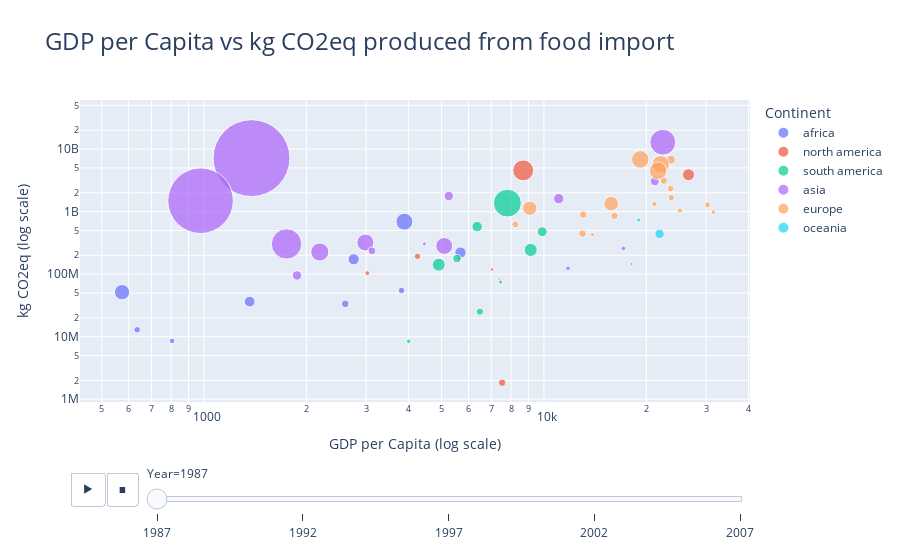

The code cell stored with this chart in its notebook:
### Code cell
# Create a moving bubble chart
fig = px.scatter(co2_mx_merged.sort_values(by='Year'),  
                 #x="gdpPercap", 
                 y="kg_CO2eq_tonne-km", 
                 size="pop", 
                 color="continent_from", 
                 hover_name="country_from", 
                 log_x=True,
                 log_y=True, 
                 size_max=60, 
                 animation_frame="Year", 
                 animation_group="country_from",
                 title="GDP per Capita vs kg CO2eq produced from food import")

# Update layout for better visualization
fig.update_layout(xaxis_title='GDP per Capita (log scale)',
                  yaxis_title='kg CO2eq (log scale)',
                  legend_title='Continent',
                  title_font_size=24)

# Show the figure
fig.show()

### Figure 1 — Plotly figure (JSON) as saved in the notebook; plotly's stock layout.template omitted (floating-point values rounded to 4 significant figures)
{"data": [{"hovertemplate": "<b>%{hovertext}</b><br><br>continent_from=africa<br>Year=1987<br>gdpPercap=%{x}<br>kg_CO2eq_tonne-km=%{y}<br>pop=%{marker.size}<extra></extra>", "hovertext": ["egypt", "ethiopia", "morocco", "guinea", "cameroon", "algeria", "kenya", "djibouti", "libya", "malawi", "tunisia"], "ids": ["egypt", "ethiopia", "morocco", "guinea", "cameroon", "algeria", "kenya", "djibouti", "libya", "malawi", "tunisia"], "legendgroup": "africa", "marker": {"color": "#636efa", "size": [52799062, 42999530, 22987397, 5650262, 10780667, 23254956, 21198082, 311025, 3799845, 7824747, 7724976], "sizemode": "area", "sizeref": 366300.0, "symbol": "circle"}, "mode": "markers", "name": "africa", "orientation": "v", "showlegend": true, "type": "scatter", "x": [3885.0, 573.7, 2755.0, 805.6, 2603.0, 5681.0, 1362.0, 2880.0, 11770.0, 635.5, 3810.0], "xaxis": "x", "y": [691000000.0, 51530000.0, 173100000.0, 8563000.0, 33520000.0, 221400000.0, 36470000.0, 7953000.0, 124200000.0, 12900000.0, 54900000.0], "yaxis": "y"}, {"hovertemplate": "<b>%{hovertext}</b><br><br>continent_from=north america<br>Year=1987<br>gdpPercap=%{x}<br>kg_CO2eq_tonne-km=%{y}<br>pop=%{marker.size}<extra></extra>", "hovertext": ["mexico", "honduras", "guatemala", "costa rica", "panama", "canada", "cuba", "trinidad and tobago"], "ids": ["mexico", "honduras", "guatemala", "costa rica", "panama", "canada", "cuba", "trinidad and tobago"], "legendgroup": "north america", "marker": {"color": "#EF553B", "size": [80122492, 4372203, 7326406, 2799811, 2253639, 26549700, 10239839, 1191336], "sizemode": "area", "sizeref": 366300.0, "symbol": "circle"}, "mode": "markers", "name": "north america", "orientation": "v", "showlegend": true, "type": "scatter", "x": [8688.0, 3023.0, 4246.0, 5630.0, 7035.0, 26630.0, 7533.0, 7389.0], "xaxis": "x", "y": [4566000000.0, 103900000.0, 192500000.0, 179000000.0, 118900000.0, 3886000000.0, 1836000.0, 83490000.0], "yaxis": "y"}, {"hovertemplate": "<b>%{hovertext}</b><br><br>continent_from=south america<br>Year=1987<br>gdpPercap=%{x}<br>kg_CO2eq_tonne-km=%{y}<br>pop=%{marker.size}<extra></extra>", "hovertext": ["brazil", "paraguay", "colombia", "chile", "venezuela", "argentina", "uruguay", "ecuador", "peru"], "ids": ["brazil", "paraguay", "colombia", "chile", "venezuela", "argentina", "uruguay", "ecuador", "peru"], "legendgroup": "south america", "marker": {"color": "#00cc96", "size": [142938076, 3886512, 30964245, 12463354, 17910182, 31620918, 3045153, 9545158, 20195924], "sizemode": "area", "sizeref": 366300.0, "symbol": "circle"}, "mode": "markers", "name": "south america", "orientation": "v", "showlegend": true, "type": "scatter", "x": [7807.0, 3999.0, 4903.0, 5547.0, 9884.0, 9140.0, 7452.0, 6482.0, 6361.0], "xaxis": "x", "y": [1368000000.0, 8428000.0, 141800000.0, 177800000.0, 476400000.0, 244100000.0, 74620000.0, 25120000.0, 576200000.0], "yaxis": "y"}, {"hovertemplate": "<b>%{hovertext}</b><br><br>continent_from=asia<br>Year=1987<br>gdpPercap=%{x}<br>kg_CO2eq_tonne-km=%{y}<br>pop=%{marker.size}<extra></extra>", "hovertext": ["thailand", "taiwan", "syria", "philippines", "oman", "china", "saudi arabia", "sri lanka", "japan", "israel", "jordan", "indonesia", "malaysia", "india", "turkey"], "ids": ["thailand", "taiwan", "syria", "philippines", "oman", "china", "saudi arabia", "sri lanka", "japan", "israel", "jordan", "indonesia", "malaysia", "india", "turkey"], "legendgroup": "asia", "marker": {"color": "#ab63fa", "size": [52910342, 19757799, 11242847, 60017788, 1593882, 1084035000, 14619745, 16495304, 122091325, 4203148, 2820042, 169276000, 16331785, 788000000, 52881328], "sizemode": "area", "sizeref": 366300.0, "symbol": "circle"}, "mode": "markers", "name": "asia", "orientation": "v", "showlegend": true, "type": "scatter", "x": [2983.0, 11050.0, 3117.0, 2190.0, 18120.0, 1379.0, 21200.0, 1877.0, 22380.0, 17120.0, 4449.0, 1748.0, 5250.0, 976.5, 5089.0], "xaxis": "x", "y": [320200000.0, 1614000000.0, 236400000.0, 226200000.0, 145800000.0, 7176000000.0, 3051000000.0, 95460000.0, 12880000000.0, 257600000.0, 305500000.0, 304400000.0, 1778000000.0, 1494000000.0, 282600000.0], "yaxis": "y"}, {"hovertemplate": "<b>%{hovertext}</b><br><br>continent_from=europe<br>Year=1987<br>gdpPercap=%{x}<br>kg_CO2eq_tonne-km=%{y}<br>pop=%{marker.size}<extra></extra>", "hovertext": ["bulgaria", "switzerland", "netherlands", "finland", "spain", "norway", "france", "greece", "sweden", "hungary", "ireland", "poland", "austria", "italy", "belgium", "portugal", "iceland", "united kingdom", "denmark"], "ids": ["bulgaria", "switzerland", "netherlands", "finland", "spain", "norway", "france", "greece", "sweden", "hungary", "ireland", "poland", "austria", "italy", "belgium", "portugal", "iceland", "united kingdom", "denmark"], "legendgroup": "europe", "marker": {"color": "#FFA15A", "size": [8971958, 6649942, 14665278, 4931729, 38880702, 4186147, 55630100, 9974490, 8421403, 10612740, 3539900, 37740710, 7578903, 56729703, 9870200, 9915289, 244676, 56981620, 5127024], "sizemode": "area", "sizeref": 366300.0, "symbol": "circle"}, "mode": "markers", "name": "europe", "orientation": "v", "showlegend": true, "type": "scatter", "x": [8240.0, 30280.0, 23650.0, 21140.0, 15760.0, 31540.0, 22070.0, 16120.0, 23590.0, 12990.0, 13870.0, 9082.0, 23690.0, 19210.0, 22530.0, 13040.0, 26920.0, 21660.0, 25120.0], "xaxis": "x", "y": [623900000.0, 1282000000.0, 6765000000.0, 1328000000.0, 1342000000.0, 982100000.0, 5723000000.0, 856500000.0, 2339000000.0, 445000000.0, 428200000.0, 1133000000.0, 1676000000.0, 6836000000.0, 3117000000.0, 896900000.0, 37090000.0, 4509000000.0, 1042000000.0], "yaxis": "y"}, {"hovertemplate": "<b>%{hovertext}</b><br><br>continent_from=oceania<br>Year=1987<br>gdpPercap=%{x}<br>kg_CO2eq_tonne-km=%{y}<br>pop=%{marker.size}<extra></extra>", "hovertext": ["new zealand", "australia"], "ids": ["new zealand", "australia"], "legendgroup": "oceania", "marker": {"color": "#19d3f3", "size": [3317166, 16257249], "sizemode": "area", "sizeref": 366300.0, "symbol": "circle"}, "mode": "markers", "name": "oceania", "orientation": "v", "showlegend": true, "type": "scatter", "x": [19010.0, 21890.0], "xaxis": "x", "y": [735300000.0, 441600000.0], "yaxis": "y"}], "layout": {"legend": {"itemsizing": "constant", "title": {"text": "Continent"}, "tracegroupgap": 0}, "sliders": [{"active": 0, "currentvalue": {"prefix": "Year="}, "len": 0.9, "pad": {"b": 10, "t": 60}, "steps": [{"args": [["1987"], {"frame": {"duration": 0, "redraw": false}, "fromcurrent": true, "mode": "immediate", "transition": {"duration": 0, "easing": "linear"}}], "label": "1987", "method": "animate"}, {"args": [["1992"], {"frame": {"duration": 0, "redraw": false}, "fromcurrent": true, "mode": "immediate", "transition": {"duration": 0, "easing": "linear"}}], "label": "1992", "method": "animate"}, {"args": [["1997"], {"frame": {"duration": 0, "redraw": false}, "fromcurrent": true, "mode": "immediate", "transition": {"duration": 0, "easing": "linear"}}], "label": "1997", "method": "animate"}, {"args": [["2002"], {"frame": {"duration": 0, "redraw": false}, "fromcurrent": true, "mode": "immediate", "transition": {"duration": 0, "easing": "linear"}}], "label": "2002", "method": "animate"}, {"args": [["2007"], {"frame": {"duration": 0, "redraw": false}, "fromcurrent": true, "mode": "immediate", "transition": {"duration": 0, "easing": "linear"}}], "label": "2007", "method": "animate"}], "x": 0.1, "xanchor": "left", "y": 0, "yanchor": "top"}], "title": {"font": {"size": 24}, "text": "GDP per Capita vs kg CO2eq produced from food import"}, "updatemenus": [{"buttons": [{"args": [null, {"frame": {"duration": 500, "redraw": false}, "fromcurrent": true, "mode": "immediate", "transition": {"duration": 500, "easing": "linear"}}], "label": "&#9654;", "method": "animate"}, {"args": [[null], {"frame": {"duration": 0, "redraw": false}, "fromcurrent": true, "mode": "immediate", "transition": {"duration": 0, "easing": "linear"}}], "label": "&#9724;", "method": "animate"}], "direction": "left", "pad": {"r": 10, "t": 70}, "showactive": false, "type": "buttons", "x": 0.1, "xanchor": "right", "y": 0, "yanchor": "top"}], "xaxis": {"anchor": "y", "domain": [0, 1], "title": {"text": "GDP per Capita (log scale)"}, "type": "log"}, "yaxis": {"anchor": "x", "domain": [0, 1], "title": {"text": "kg CO2eq (log scale)"}, "type": "log"}}}
